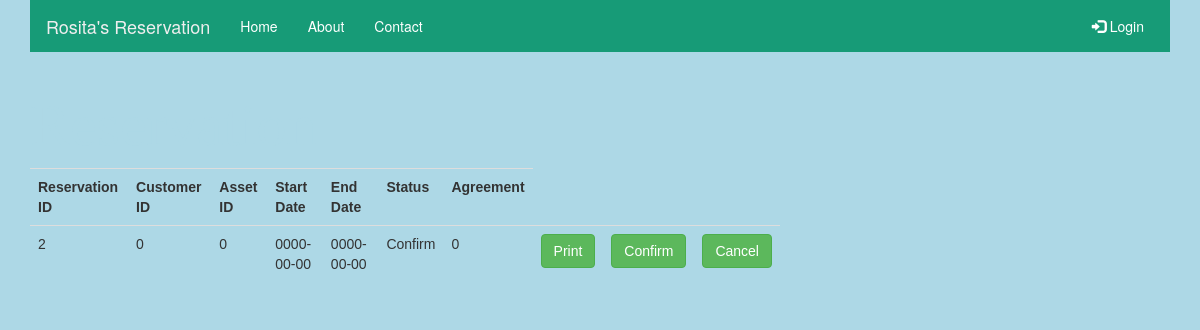
The app's page /reservation.php with its own data.
### tables this page shows
CREATE TABLE IF NOT EXISTS `tb_reservation` (
  `reservationID` int(11) NOT NULL AUTO_INCREMENT,
  `customerID` int(11) NOT NULL,
  `assetID` int(11) NOT NULL,
  `startDate` date NOT NULL,
  `endDate` date NOT NULL,
  `status` varchar(50) NOT NULL,
  `agreement` tinyint(1) NOT NULL,
  PRIMARY KEY (`reservationID`),
  KEY `customerID` (`customerID`),
  KEY `assetID` (`assetID`),
  KEY `assetID_2` (`assetID`)
);

### functions.php (called while the page is built, shortened)
<?php
function selectData ($sql) {
	$result = $GLOBALS['conn']->query($sql);
	if ($result->num_rows > 0) {
		return $result;
	} else {
	}
	return $result;
}
?>

### reservation.php (the view, shortened to what this page needs)
<?php
include 'functions.php';
include 'header.php';
?>
<div class="container">
	<h1>Reservation</h1>
	<div class="row">
		<div class="col-sm-8">
			<table class="table table-hover">
				<tr>
					<th>Reservation ID</th>
					<th>Customer ID</th>
					<th>Asset ID</th>
					<th>Start Date</th>
					<th>End Date</th>
					<th>Status</th>
					<th>Agreement</th>
				</tr>
<?php
		$sql = "SELECT * FROM tb_reservation ";
		$result = selectData ($sql);
		while($row = $result->fetch_assoc()) {
				echo "	<tr>"	;
				echo "	<td>" .	$row["reservationID"] .	"</td>";
				echo "	<td>" .	$row["customerID"]	   .	"</td>";
				echo "	<td>" .	$row["assetID"]	   .	"</td>";
				echo "	<td>" .	$row["startDate"] 	   .	"</td>";
				echo "	<td>" .	$row["endDate"]	   .	"</td>";
				echo "	<td>" .	$row["status"]	   .	"</td>";
				echo "	<td>" .	$row["agreement"]  .	"</td>";
?>
		<form action="reservation.php" method="POST">
			<td><input class="btn btn-success" type= "submit" name = "Print" value = "Print"></td>
			<td><input class="btn btn-success" type= "submit" name = "Confirm" value = "Confirm" ></td>
			<td><input class="btn btn-success" type= "submit" name = "Cancel" value = "Cancel"></td>
		</tr>
		<?php }
		?>
			</table>
		</div>
		</div>
</div>
</body>
</html>

### reservation.php (style rules this page uses)
body { background-image: url("img/mm.JPG"); background-size: 1400px;500px; background-repeat: no-repeat; background-color:lightblue; }
table { font-family: arial, sans-serif; border-collapse: collapse; background-color:lightblue; }
h1 { color:lightblue; text-align:left; font-family: "vivaldi"; font-size:60px; }

### records on screen
tb_reservation: reservationID "2", customerID "0", assetID "0", startDate "0000-00-00", endDate "0000-00-00", status "Confirm", agreement "0"
